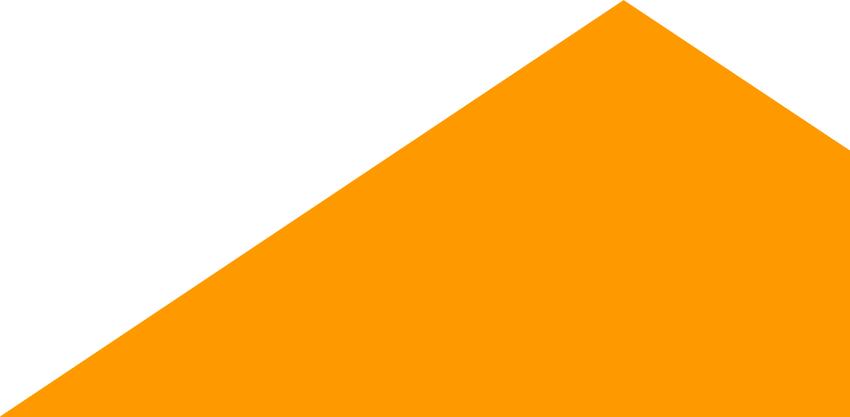
#> input picture VM/new/p1.png, 1700 x 833 px (shown at 1/2 size)
$ python stitch.py
#> lines starting #> are read from the running program, lines starting #| are printed output that depends on the picture
from PIL import Image

def merge_images(file1, file2):
#> called with file1 = 'p1.png', file2 = 'p2.png'
    image1 = Image.open(file1)
#> image1 is the input picture: PIL image 1700x833 RGBA; mean R, G, B, A 149.4, 89.6, 0, 149.2
    image2 = Image.open(file2)
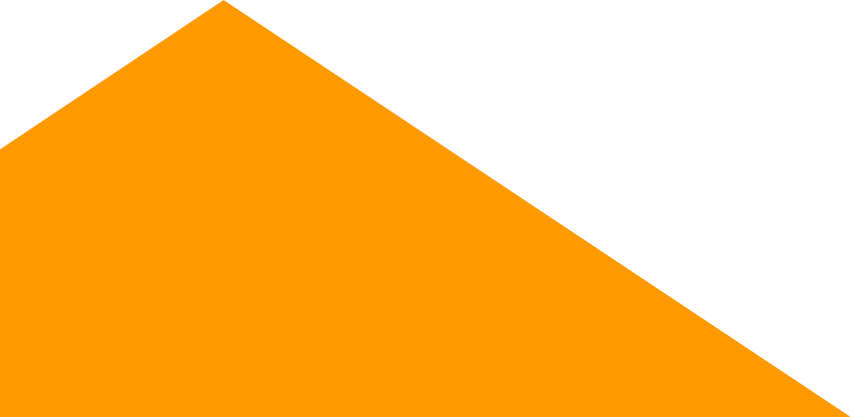
#> input picture VM/new/p2.png, 1700 x 833 px (shown at 1/2 size)
#> image2 is the input picture: PIL image 1700x833 RGBA; mean R, G, B, A 149.2, 89.5, 0, 149

    (width1, height1) = image1.size
#> width1 = 1700; height1 = 833
    (width2, height2) = image2.size
#> width2 = 1700; height2 = 833

    width1 = int((1 - 448/1700 * 2) * width1 - 3)
#> width1 = 800

    result_width = width1 + width2
#> result_width = 2500
    result_height = max(height1, height2)
#> result_height = 833

    result = Image.new('RGB', (result_width, result_height))
#> result: PIL image 2500x833 RGB; every value is 0
    result.paste(im=image1, box=(0, 0))
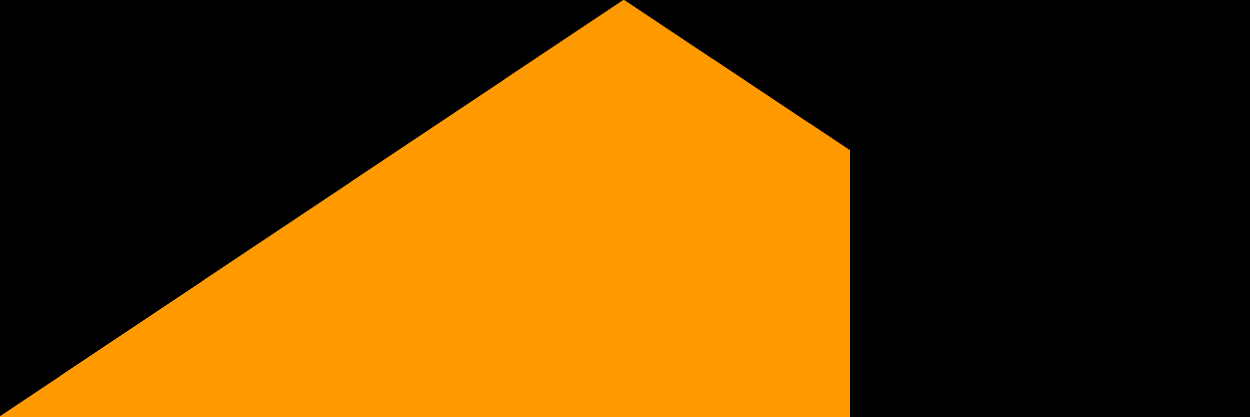
#> result: PIL image 2500x833 RGB (shown at 1/2 size); mean R, G, B 101.6, 60.9, 0
    result.paste(im=image2, box=(width1, 0))
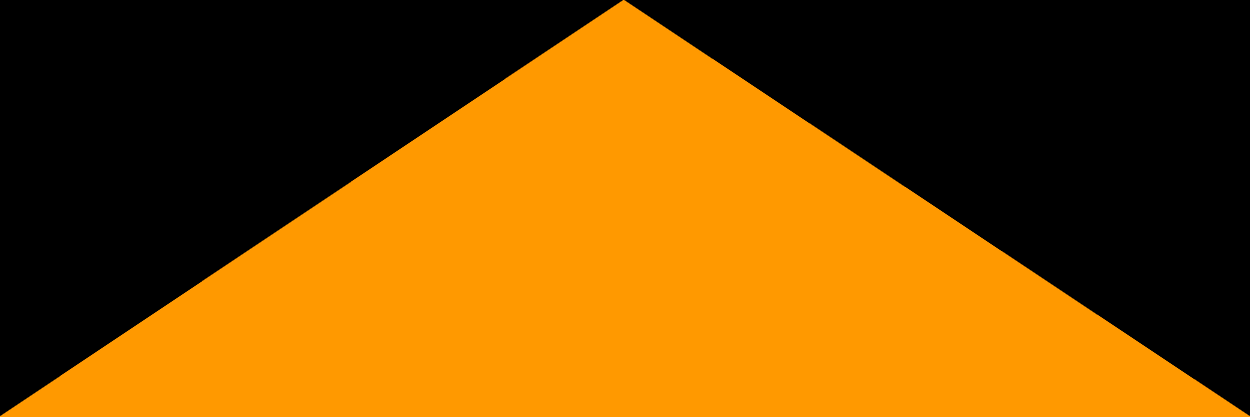
#> result: PIL image 2500x833 RGB (shown at 1/2 size); mean R, G, B 127.7, 76.6, 0
    result.save('out.png')

merge_images("p1.png", "p2.png")
